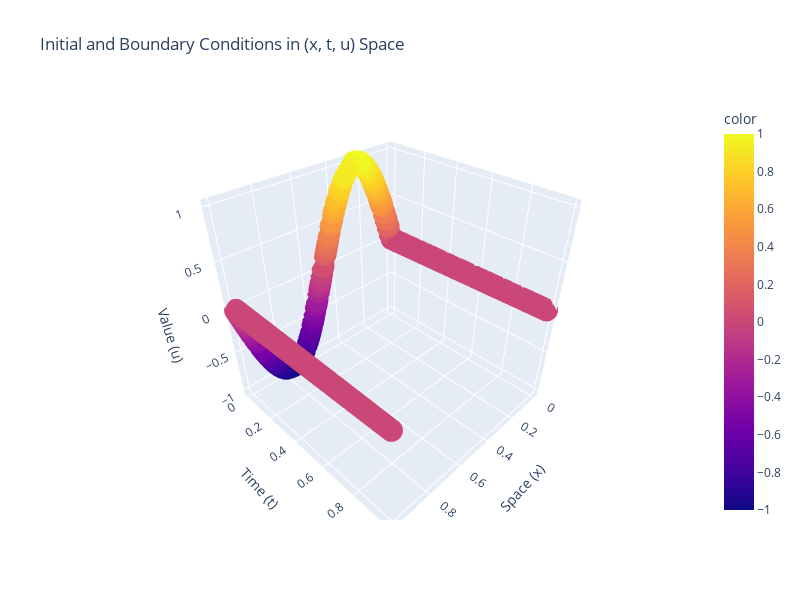

Notebook code cell kept with this figure:
### Code cell
# --- Visualization of Boundary Conditions in 3D (x, t, u) ---

# Data for 3D plot: x (space), t (time), u (target value)
# Note: The 'u' values (targets_bc_np) are required for the z-axis.
targets_bc_np = targets_bc.cpu().detach().numpy()

scatter_3d = px.scatter_3d(
    x=X_bc_np[:, 0].flatten(),
    y=X_bc_np[:, 1].flatten(),
    z=targets_bc_np.flatten(),
    color=targets_bc_np.flatten(),  # Color by u value
    labels={"x": "Space (x)", "y": "Time (t)", "z": "Value (u)"},
    title="Initial and Boundary Conditions in (x, t, u) Space",
)

fig_3d = go.Figure(scatter_3d)
fig_3d.update_layout(
    scene=dict(
        xaxis_title="Space (x)",
        yaxis_title="Time (t)",
        zaxis_title="Value (u)",
        aspectmode="cube",
    ),
    width=800,
    height=600,
    title="Initial and Boundary Conditions in (x, t, u) Space",
)
fig_3d.show()

### Figure 1 — Plotly figure (JSON) as saved in the notebook; plotly's stock layout.template omitted (floating-point values rounded to 4 significant figures; data arrays with more than 128 entries replaced by an {"elided": "..."} marker saying what was removed)
{"data": [{"hovertemplate": "Space (x)=%{x}<br>Time (t)=%{y}<br>Value (u)=%{z}<br>color=%{marker.color}<extra></extra>", "legendgroup": "", "marker": {"color": {"elided": "600 float values"}, "coloraxis": "coloraxis", "symbol": "circle"}, "mode": "markers", "name": "", "scene": "scene", "showlegend": false, "type": "scatter3d", "x": {"elided": "600 float values"}, "y": {"elided": "600 float values"}, "z": {"elided": "600 float values"}}], "layout": {"coloraxis": {"colorbar": {"title": {"text": "color"}}, "colorscale": [[0, "#0d0887"], [0.1111, "#46039f"], [0.2222, "#7201a8"], [0.3333, "#9c179e"], [0.4444, "#bd3786"], [0.5556, "#d8576b"], [0.6667, "#ed7953"], [0.7778, "#fb9f3a"], [0.8889, "#fdca26"], [1, "#f0f921"]]}, "height": 600, "legend": {"tracegroupgap": 0}, "scene": {"aspectmode": "cube", "domain": {"x": [0, 1], "y": [0, 1]}, "xaxis": {"title": {"text": "Space (x)"}}, "yaxis": {"title": {"text": "Time (t)"}}, "zaxis": {"title": {"text": "Value (u)"}}}, "title": {"text": "Initial and Boundary Conditions in (x, t, u) Space"}, "width": 800}}
